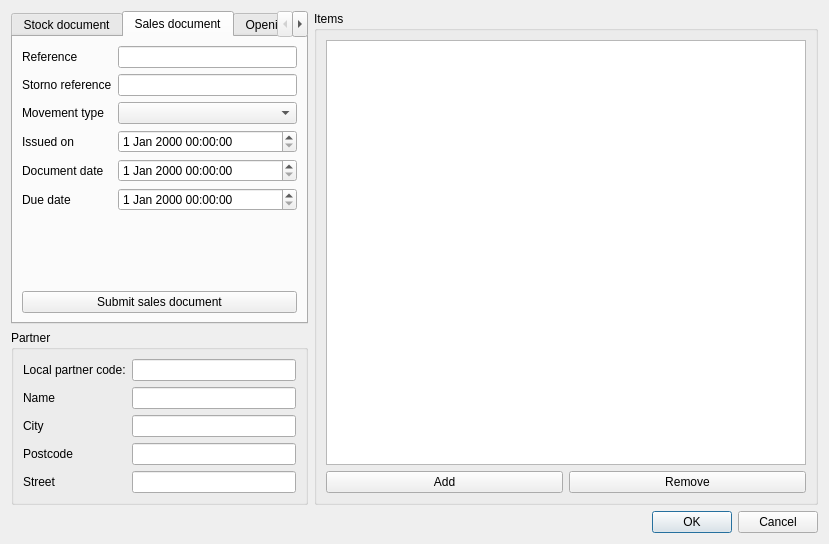
<?xml version="1.0" encoding="UTF-8"?>
<ui version="4.0">
 <class>DialogNDNMovementTester</class>
 <widget class="QDialog" name="DialogNDNMovementTester">
  <property name="geometry">
   <rect>
    <x>0</x>
    <y>0</y>
    <width>829</width>
    <height>544</height>
   </rect>
  </property>
  <property name="windowTitle">
   <string>NDN transaction tester</string>
  </property>
  <layout class="QGridLayout" name="gridLayout_3">
   <item row="0" column="0">
    <widget class="QTabWidget" name="tabWidget">
     <property name="currentIndex">
      <number>1</number>
     </property>
     <widget class="QWidget" name="tabStockMovement">
      <attribute name="title">
       <string>Stock document</string>
      </attribute>
      <layout class="QGridLayout" name="gridLayout_4">
       <item row="0" column="0">
        <layout class="QFormLayout" name="formLayout">
         <property name="fieldGrowthPolicy">
          <enum>QFormLayout::AllNonFixedFieldsGrow</enum>
         </property>
         <item row="0" column="0">
          <widget class="QLabel" name="referenceLabel">
           <property name="text">
            <string>Reference</string>
           </property>
          </widget>
         </item>
         <item row="0" column="1">
          <widget class="QLineEdit" name="referenceLineEdit">
           <property name="maxLength">
            <number>50</number>
           </property>
          </widget>
         </item>
         <item row="1" column="0">
          <widget class="QLabel" name="stornoReferenceLabel">
           <property name="text">
            <string>Storno reference</string>
           </property>
          </widget>
         </item>
         <item row="1" column="1">
          <widget class="QLineEdit" name="stornoReferenceLineEdit">
           <property name="maxLength">
            <number>30</number>
           </property>
          </widget>
         </item>
         <item row="2" column="0">
          <widget class="QLabel" name="movementTypeLabel">
           <property name="text">
            <string>Movement type</string>
           </property>
          </widget>
         </item>
         <item row="2" column="1">
          <widget class="NDNMovementTypeComboBox" name="movementTypeComboBox">
           <property name="maximumSize">
            <size>
             <width>256</width>
             <height>16777215</height>
            </size>
           </property>
          </widget>
         </item>
         <item row="3" column="0">
          <widget class="QLabel" name="reasoncodeLabel">
           <property name="text">
            <string>Reasoncode</string>
           </property>
          </widget>
         </item>
         <item row="3" column="1">
          <widget class="NDNReasonCodeComboBox" name="reasoncodeComboBox">
           <property name="maximumSize">
            <size>
             <width>256</width>
             <height>16777215</height>
            </size>
           </property>
          </widget>
         </item>
         <item row="4" column="0">
          <widget class="QLabel" name="issuedOnLabel">
           <property name="text">
            <string>Issued on</string>
           </property>
          </widget>
         </item>
         <item row="4" column="1">
          <widget class="QDateTimeEdit" name="issuedOnDateTimeEdit"/>
         </item>
         <item row="5" column="0">
          <widget class="QLabel" name="documentDateLabel">
           <property name="text">
            <string>Document date</string>
           </property>
          </widget>
         </item>
         <item row="5" column="1">
          <widget class="QDateTimeEdit" name="documentDateDateTimeEdit"/>
         </item>
         <item row="6" column="0">
          <widget class="QLabel" name="commentLabel">
           <property name="text">
            <string>Comment</string>
           </property>
          </widget>
         </item>
         <item row="6" column="1">
          <widget class="QLineEdit" name="commentLineEdit"/>
         </item>
         <item row="7" column="1">
          <widget class="QLineEdit" name="reasonLineEdit"/>
         </item>
         <item row="7" column="0">
          <widget class="QLabel" name="reasonLabel">
           <property name="text">
            <string>Reason</string>
           </property>
          </widget>
         </item>
        </layout>
       </item>
       <item row="1" column="0">
        <widget class="QPushButton" name="pushButtonSubmitStockDocument">
         <property name="text">
          <string>Submit stock document</string>
         </property>
        </widget>
       </item>
      </layout>
     </widget>
     <widget class="QWidget" name="tabSales">
      <attribute name="title">
       <string>Sales document</string>
      </attribute>
      <layout class="QGridLayout" name="gridLayout_5">
       <item row="0" column="0">
        <layout class="QFormLayout" name="formLayout_3">
         <property name="fieldGrowthPolicy">
          <enum>QFormLayout::AllNonFixedFieldsGrow</enum>
         </property>
         <item row="0" column="0">
          <widget class="QLabel" name="referenceLabel_2">
           <property name="text">
            <string>Reference</string>
           </property>
          </widget>
         </item>
         <item row="0" column="1">
          <widget class="QLineEdit" name="salesDocumentReferenceLineEdit"/>
         </item>
         <item row="1" column="0">
          <widget class="QLabel" name="stornoReferenceLabel_2">
           <property name="text">
            <string>Storno reference</string>
           </property>
          </widget>
         </item>
         <item row="1" column="1">
          <widget class="QLineEdit" name="salesStornoReferenceLineEdit"/>
         </item>
         <item row="2" column="0">
          <widget class="QLabel" name="movementTypeLabel_2">
           <property name="text">
            <string>Movement type</string>
           </property>
          </widget>
         </item>
         <item row="3" column="0">
          <widget class="QLabel" name="issuedOnLabel_2">
           <property name="text">
            <string>Issued on</string>
           </property>
          </widget>
         </item>
         <item row="3" column="1">
          <widget class="QDateTimeEdit" name="salesDocumentIssuedOnDateTimeEdit"/>
         </item>
         <item row="4" column="0">
          <widget class="QLabel" name="documentDateLabel_2">
           <property name="text">
            <string>Document date</string>
           </property>
          </widget>
         </item>
         <item row="4" column="1">
          <widget class="QDateTimeEdit" name="salesDocumentDateDateTimeEdit"/>
         </item>
         <item row="5" column="0">
          <widget class="QLabel" name="dueDateLabel">
           <property name="text">
            <string>Due date</string>
           </property>
          </widget>
         </item>
         <item row="5" column="1">
          <widget class="QDateTimeEdit" name="dueDateDateTimeEdit"/>
         </item>
         <item row="6" column="1">
          <spacer name="verticalSpacer">
           <property name="orientation">
            <enum>Qt::Vertical</enum>
           </property>
           <property name="sizeHint" stdset="0">
            <size>
             <width>20</width>
             <height>40</height>
            </size>
           </property>
          </spacer>
         </item>
         <item row="2" column="1">
          <widget class="NDNMovementTypeComboBox" name="salesDocumentMovementTypecomboBox">
           <property name="maximumSize">
            <size>
             <width>256</width>
             <height>16777215</height>
            </size>
           </property>
          </widget>
         </item>
        </layout>
       </item>
       <item row="1" column="0">
        <widget class="QPushButton" name="pushButtonSubmitSalesDocument">
         <property name="text">
          <string>Submit sales document</string>
         </property>
        </widget>
       </item>
      </layout>
     </widget>
     <widget class="QWidget" name="tabOpeningStock">
      <attribute name="title">
       <string>Opening stock</string>
      </attribute>
      <layout class="QGridLayout" name="gridLayout_7">
       <item row="0" column="0">
        <layout class="QFormLayout" name="formLayout_4">
         <item row="0" column="0">
          <widget class="QLabel" name="openingStockDateLabel">
           <property name="text">
            <string>Opening stock date</string>
           </property>
          </widget>
         </item>
         <item row="0" column="1">
          <widget class="QDateTimeEdit" name="openingStockDateDateTimeEdit"/>
         </item>
        </layout>
       </item>
       <item row="1" column="0">
        <widget class="QPushButton" name="pushButtonOpeningStock">
         <property name="text">
          <string>Submit opening stock</string>
         </property>
        </widget>
       </item>
      </layout>
     </widget>
    </widget>
   </item>
   <item row="0" column="1" rowspan="2">
    <widget class="QGroupBox" name="groupBoxItems">
     <property name="title">
      <string>Items</string>
     </property>
     <layout class="QGridLayout" name="gridLayout">
      <item row="0" column="0" colspan="2">
       <widget class="QTableView" name="tableViewItems">
        <property name="minimumSize">
         <size>
          <width>480</width>
          <height>0</height>
         </size>
        </property>
        <property name="selectionMode">
         <enum>QAbstractItemView::SingleSelection</enum>
        </property>
        <property name="selectionBehavior">
         <enum>QAbstractItemView::SelectRows</enum>
        </property>
        <attribute name="horizontalHeaderStretchLastSection">
         <bool>true</bool>
        </attribute>
       </widget>
      </item>
      <item row="1" column="0">
       <widget class="QPushButton" name="pushButtonAddItem">
        <property name="text">
         <string>Add</string>
        </property>
       </widget>
      </item>
      <item row="1" column="1">
       <widget class="QPushButton" name="pushButtonRemoveItem">
        <property name="text">
         <string>Remove</string>
        </property>
       </widget>
      </item>
     </layout>
    </widget>
   </item>
   <item row="1" column="0">
    <widget class="QGroupBox" name="groupBoxPartner">
     <property name="title">
      <string>Partner</string>
     </property>
     <layout class="QGridLayout" name="gridLayout_2">
      <item row="0" column="0">
       <layout class="QFormLayout" name="formLayout_2">
        <item row="0" column="0">
         <widget class="QLabel" name="localPartnerCodeLabel">
          <property name="text">
           <string>Local partner code:</string>
          </property>
         </widget>
        </item>
        <item row="0" column="1">
         <widget class="QLineEdit" name="localPartnerCodeLineEdit">
          <property name="maxLength">
           <number>20</number>
          </property>
         </widget>
        </item>
        <item row="1" column="0">
         <widget class="QLabel" name="nameLabel">
          <property name="text">
           <string>Name</string>
          </property>
         </widget>
        </item>
        <item row="1" column="1">
         <widget class="QLineEdit" name="partnerNameLineEdit">
          <property name="maxLength">
           <number>200</number>
          </property>
         </widget>
        </item>
        <item row="2" column="0">
         <widget class="QLabel" name="cityLabel">
          <property name="text">
           <string>City</string>
          </property>
         </widget>
        </item>
        <item row="2" column="1">
         <widget class="QLineEdit" name="partnerCityLineEdit">
          <property name="maxLength">
           <number>50</number>
          </property>
         </widget>
        </item>
        <item row="3" column="0">
         <widget class="QLabel" name="postcodeLabel">
          <property name="text">
           <string>Postcode</string>
          </property>
         </widget>
        </item>
        <item row="3" column="1">
         <widget class="QLineEdit" name="partnerPostcodeLineEdit">
          <property name="maxLength">
           <number>4</number>
          </property>
         </widget>
        </item>
        <item row="4" column="0">
         <widget class="QLabel" name="streetLabel">
          <property name="text">
           <string>Street</string>
          </property>
         </widget>
        </item>
        <item row="4" column="1">
         <widget class="QLineEdit" name="partnerStreetLineEdit">
          <property name="maxLength">
           <number>50</number>
          </property>
         </widget>
        </item>
       </layout>
      </item>
     </layout>
    </widget>
   </item>
   <item row="2" column="0" colspan="2">
    <widget class="QDialogButtonBox" name="buttonBox">
     <property name="orientation">
      <enum>Qt::Horizontal</enum>
     </property>
     <property name="standardButtons">
      <set>QDialogButtonBox::Cancel|QDialogButtonBox::Ok</set>
     </property>
    </widget>
   </item>
  </layout>
 </widget>
 <customwidgets>
  <customwidget>
   <class>NDNReasonCodeComboBox</class>
   <extends>QComboBox</extends>
   <header>../ndnwidgets.h</header>
  </customwidget>
  <customwidget>
   <class>NDNMovementTypeComboBox</class>
   <extends>QComboBox</extends>
   <header>../ndnwidgets.h</header>
  </customwidget>
 </customwidgets>
 <resources/>
 <connections>
  <connection>
   <sender>buttonBox</sender>
   <signal>accepted()</signal>
   <receiver>DialogNDNMovementTester</receiver>
   <slot>accept()</slot>
   <hints>
    <hint type="sourcelabel">
     <x>227</x>
     <y>389</y>
    </hint>
    <hint type="destinationlabel">
     <x>157</x>
     <y>274</y>
    </hint>
   </hints>
  </connection>
  <connection>
   <sender>buttonBox</sender>
   <signal>rejected()</signal>
   <receiver>DialogNDNMovementTester</receiver>
   <slot>reject()</slot>
   <hints>
    <hint type="sourcelabel">
     <x>295</x>
     <y>395</y>
    </hint>
    <hint type="destinationlabel">
     <x>286</x>
     <y>274</y>
    </hint>
   </hints>
  </connection>
 </connections>
</ui>
